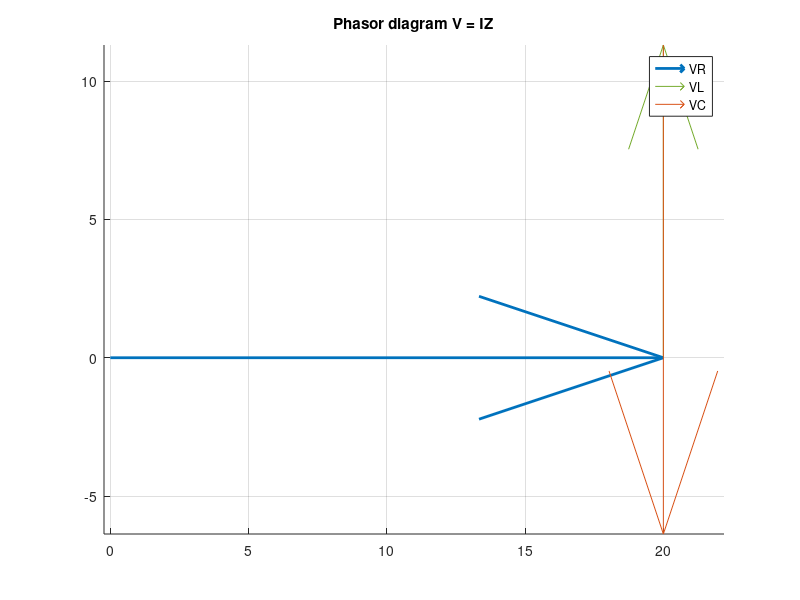

Reproduce this figure in MATLAB.
function phasor_impedance()
% PHASOR_IMPEDANCE Visualize V=IZ in complex plane
R=20; L=30e-3; C=150e-6; w=2*pi*60;
ZL=1i*w*L; ZC=1/(1i*w*C); Z=R+ZL+ZC;
I=1*exp(1i*0); VR=I*R; VL=I*ZL; VC=I*ZC;
fprintf('Z=%.2f%+.2fi |Z|=%.2f arg=%.1f deg\n',real(Z),imag(Z),abs(Z),angle(Z)*180/pi);
figure; hold on; quiver(0,0,real(VR),imag(VR),0,'LineWidth',2); quiver(real(VR),imag(VR),real(VL),imag(VL),0);
quiver(real(VR)+real(VL),imag(VR)+imag(VL),real(VC),imag(VC),0); axis equal; grid on;
legend('VR','VL','VC'); title('Phasor diagram V = IZ');
end
